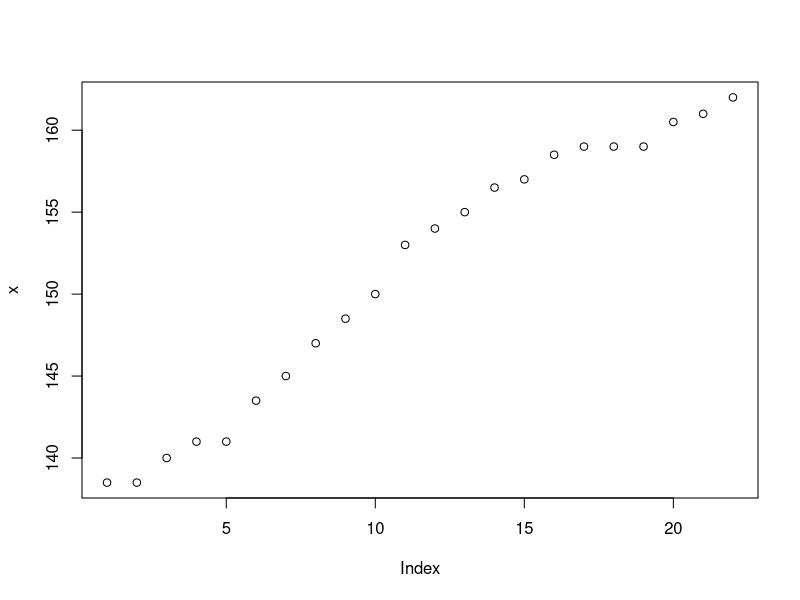
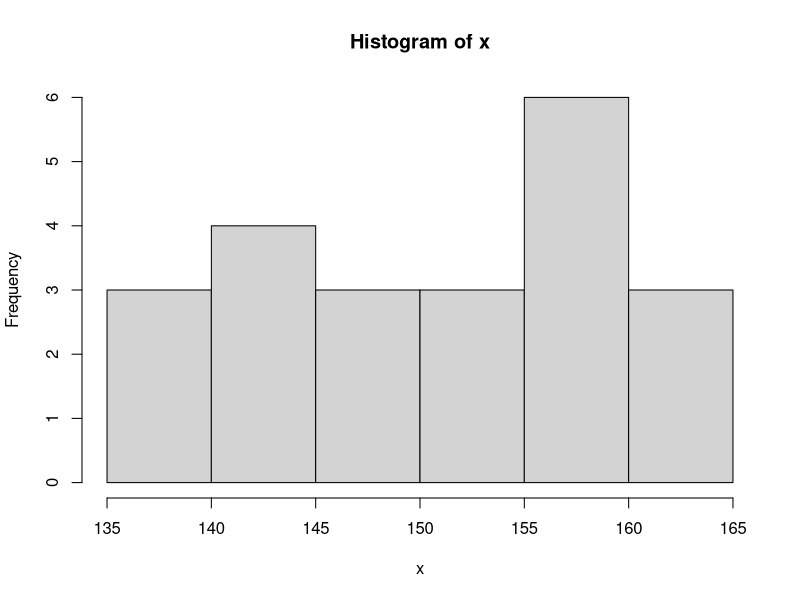
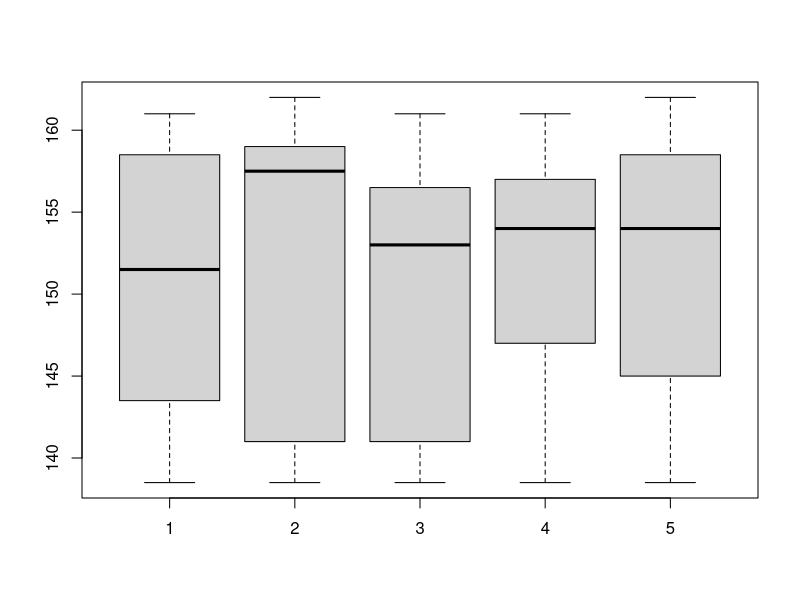
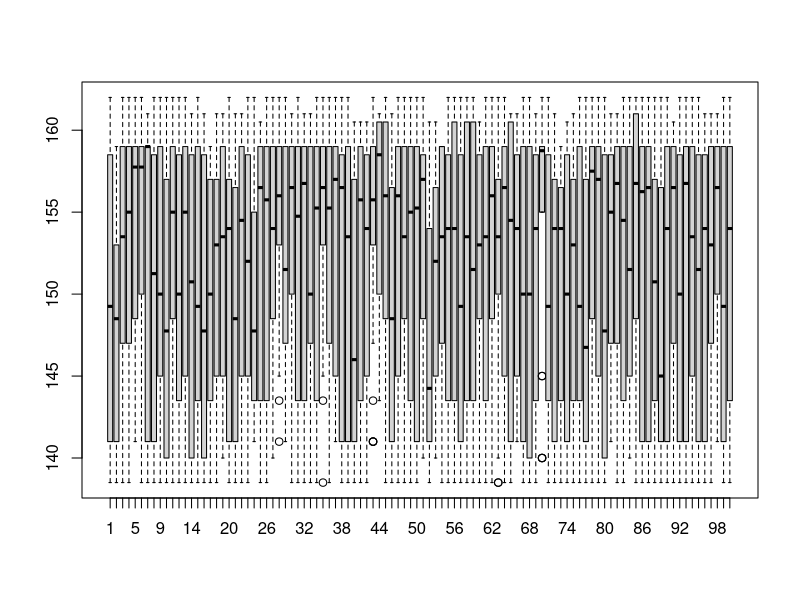
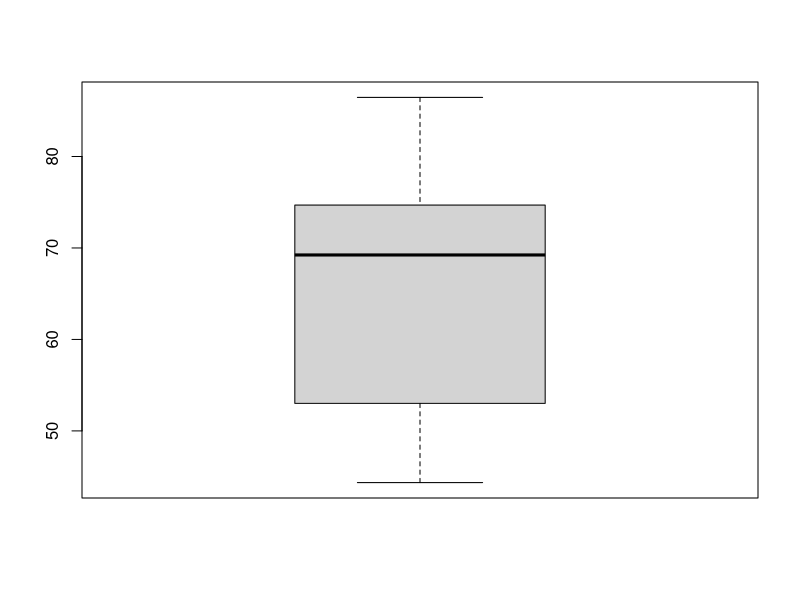
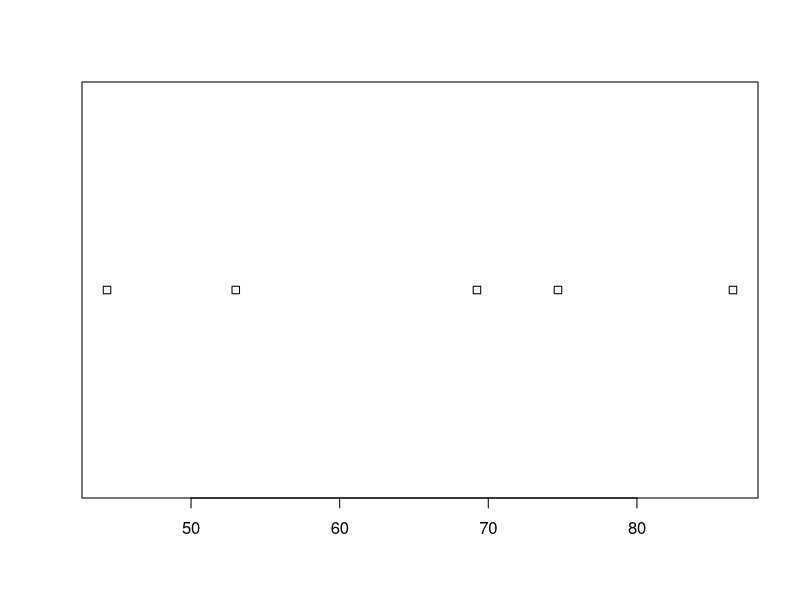

Write the R code that produced these figures, in order.
#zadanie 4.
#(a) Zwizualizuj dane na wykresie.
x = c(138.5, 138.5, 140.0, 141.0, 141.0, 143.5, 145.0, 147.0, 148.5, 150.0, 153.0, 154.0,   155.0, 156.5, 157.0, 158.5, 159.0, 159.0, 159.0, 160.5, 161.0, 162.0)
plot(x)
hist(x)

#Czy wiemy z jakiego rozkładu pochodzą te dane? Czy na poziomie istotności 0.05 możemy twierdzić, że dane pochodzą z rozkładu normalnego?
shapiro.test(x) # dane nie pochodzą z r. norm.

#Wylosuj 5 prób bootstrapowych z danej próby, co możemy powiedzieć o ich rozkładzie?
resamples5 <- lapply(1:5, function(i) sample(x, replace = T))
#resamples5
for (i in resamples5) {print(shapiro.test(i))}
boxplot(resamples5)

#W oparciu o 100 prób bootstrapowych oszacuj średni wzrost.
resamples100 <- lapply(1:100, function(i) sample(x, replace = T))
boxplot(resamples100)

r.mean <- sapply(resamples100, mean)
r.mean

#W oparciu o próby bootstrapowe wylosowane w poprzednim kroku oszacuj błąd standardowy i obcążenia dla estymatora średniej z próby.
sqrt(var(r.mean)) #błąd std[1]

varnieob <- var(x)
n <- length(x)
varob <- varnieob*((n-1)/n)
varnieob[2]
varob[3]

S2var <- function(X){
  m <- mean(X)
  v <- sum((x-m)^2)/(length(X))
  return(v)
}
rm.var <- sapply(resamples100, S2var)
mean(rm.var) #średnia z obciążenia estymatora średniej z próby[4]


#Powtórz zadania z punktów (d) i (e) dla 200, 500, 1000 i 10000 prób bootsrapowych. Czy precyzja oszacowania zależy od ilości prób bootstrapowych?
  
#Oszacuj precyzję oszacowania mediany z próby w zależności od ilości prób bootstrapowych.


#Sposób z wykładu
n <- length(x)
N <- 5
stat <- numeric(N)
for (i in 1:N){
  a = sample(x, n, replace=T)
  stat[i] = var(a)
}
boxplot(stat)
stripchart(stat)
